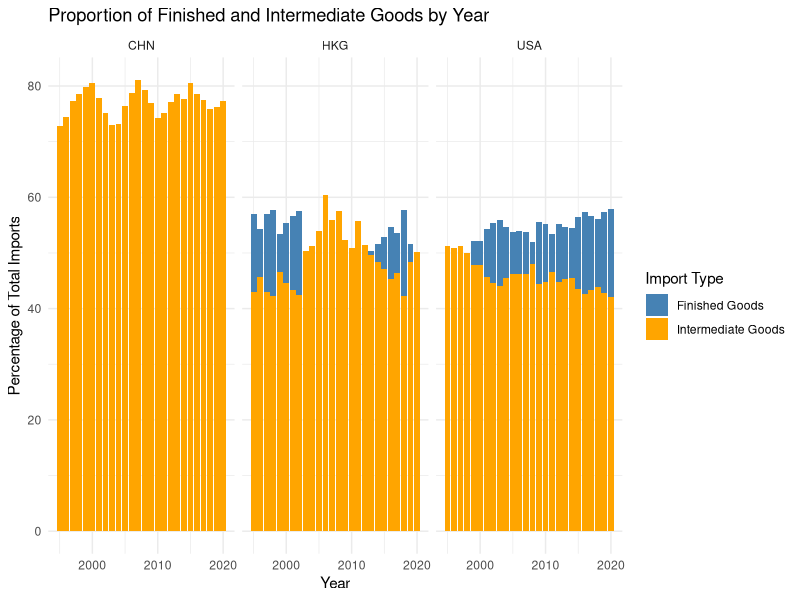

R code for this plot:
## ---- chunk 1
knitr::opts_chunk$set(echo = TRUE)


#Data Opening and Exploration

#Setup

library(tidyverse)
library(kableExtra)
library(dplyr)
library(haven)
library(ggplot2)

#Importing OECD Data on Intermediate, Final, and Gross Imports

data <- readr::read_csv('ImportData.csv')

df_wide <- pivot_wider(data, names_from = MEASURE, values_from = OBS_VALUE)

#Creating new data columns for final and intermediate imports as a percentage of gross imports

df_wide$IntImpPer <- (df_wide$IMGR_INT / df_wide$IMGR) * 100

df_wide$FinImpPer <- (df_wide$IMGR_FNL / df_wide$IMGR) * 100


## ---- chunk 2

ggplot(df_wide, aes(x = TIME_PERIOD, y = FinImpPer, fill = "Finished Goods")) +
  geom_bar(stat = "identity", position = "dodge") +
  geom_bar(aes(y = IntImpPer, fill = "Intermediate Goods"), stat = "identity", position = "dodge") +
  facet_wrap(~ REF_AREA) +  # One panel per country
  labs(title = "Proportion of Finished and Intermediate Goods by Year",
       y = "Percentage of Total Imports",
       x = "Year",
       fill = "Import Type") +
  scale_fill_manual(values = c("Finished Goods" = "steelblue", "Intermediate Goods" = "orange")) +
  theme_minimal()
